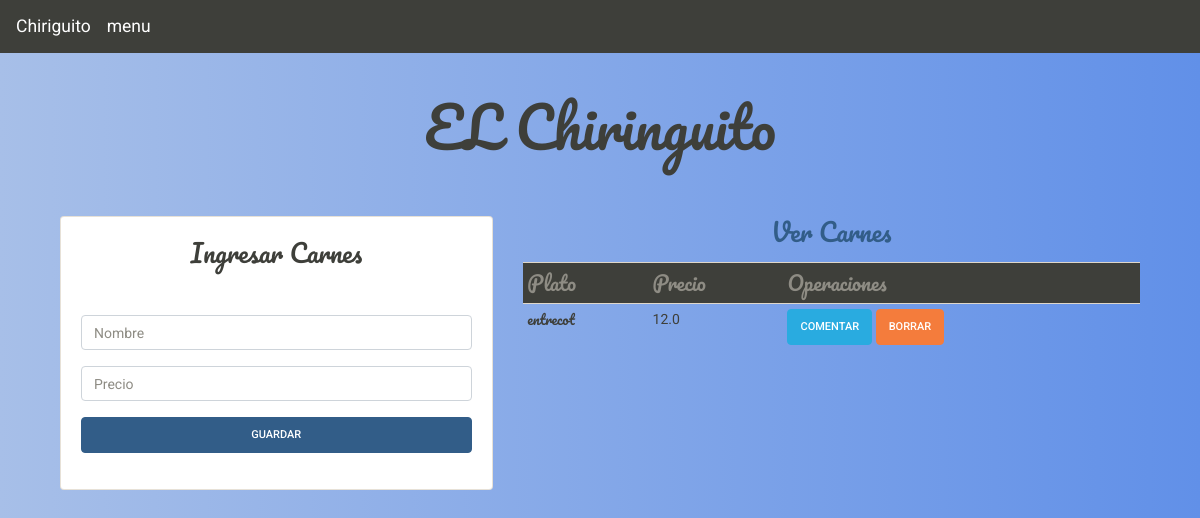
/get_platos/6, run on an earlier commit of the app's database.
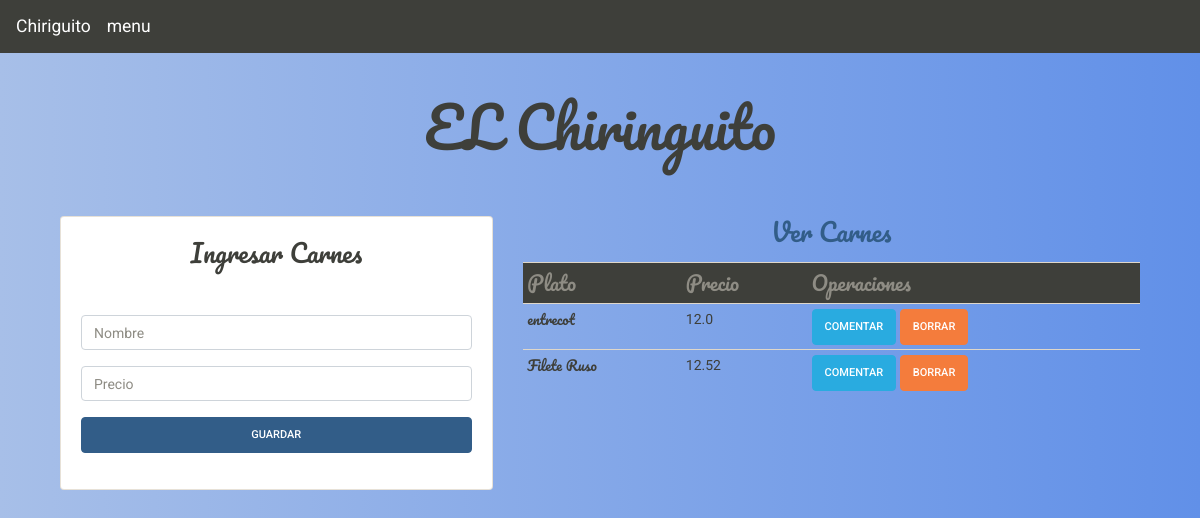
And on a later commit of the database.
### tables this page shows
CREATE TABLE "platos" (
	"id"	INTEGER,
	"plato"	VARCHAR(100) NOT NULL UNIQUE,
	"precio"	FLOAT,
	"categoria_id"	INTEGER NOT NULL,
	FOREIGN KEY("categoria_id") REFERENCES "categoria"("id"),
	PRIMARY KEY("id" AUTOINCREMENT)
);

### inicio.py (the view)
@app.route('/get_platos/<id>')
def get_platos(id):
    conexion = sqlite3.connect('database/chiringuito.db')
    cursor = conexion.cursor()
    cursor.execute('SELECT * FROM opciones WHERE id = {}'.format(id))
    opciones = cursor.fetchall()
    conexion.close()
    conexion = sqlite3.connect('database/chiringuito.db')
    cursor = conexion.cursor()
    cursor.execute('SELECT * FROM platos WHERE categoria_id ={}'.format(id))
    platos = cursor.fetchall()
    conexion.close()
    return render_template('get_platos.html',opciones = opciones[0],platos=platos)

### templates/get_platos.html (shortened to what this page needs)
{% extends 'plantilla.html' %}
{% block body %}
<main>
    <div class='container'>
        <h1 class='display-4 text-center mt-4 fuente'>EL Chiringuito</h1>
        <div class='row'>
            <div class="col-md-5 mt-5">
                <div class='card card-body'>
                    <h4 class='fuente text-center mb-5'style='font-size: 25px;'>Ingresar {{opciones.1}}</h4>
                        <form action="/add_platos/{{opciones.0}}" method="POST">
                            <div class="form-group">
                                <input type="text"  name ='plato' placeholder='Nombre' class='form-control'>
                            </div>
                            <div class="form-group">
                                <input type="float" name = 'precio' placeholder='Precio' class='form-control'>
                            </div>
                            <div class="form-group">
                                <button type='submit'class='btn btn-primary btn-block'>Guardar</button>
                            </div>
                        </form>
                </div>
            </div>
            <div class='col-md-7 mt-5'>
                <h4 class='text-center text-primary pb-2 fuente'style='font-size: 25px;'>Ver {{opciones.1}}</h4>
                <table class='table  table-sm'>
                    <thead>
                        <tr class ='bg-primary text-secondary fuente' style='font-size: 20px;'>
                            <td>Plato</td>
                            <td>Precio</td>
                            <td>Operaciones</td>
                        </tr>
                    </thead>
                    <tbody>
                        {% for dato in platos %}
                        <tr>
                            <td class='fuente'> {{dato.1 }} </td>
                            <td> {{dato.2}}</td>
                            <td>
                                <a href="/coment_plato/{{ dato.0 }}" class="btn btn-info boton_borrar" >Comentar</a>
                                <a href="/borrar_plato/{{ dato.0 }}" class="btn btn-warning boton_borrar" >Borrar</a>
                            </td>
                        </tr>
                        {% endfor %}
                    </tbody>
                </table>
            </div>
        </div>
    </div>
</main>
{% endblock %}

What changed in the data, as far as the page shows it:
added platos: plato "Filete Ruso", precio "12.52"
